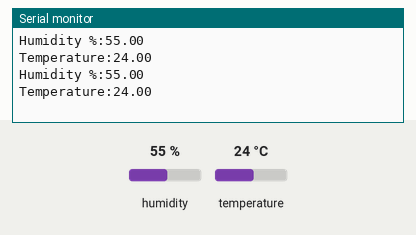
The sketch below on a simulated Arduino Uno, built with avr-gcc and run on an emulated ATmega328P. Shown: the last lines printed to the serial monitor. The inputs (shaded band) are chosen by the test bench; at power-on: humidity 55 %, temperature 24 °C.

Above: at 2.8 s.
2.9 s: humidity set to 22 %
At 5.3 s:
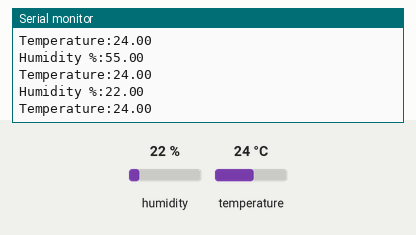
5.6 s: temperature set to 12 °C
At 6.5 s:
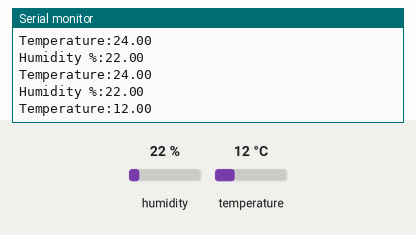
8.3 s: humidity set to 40 %
At 11.3 s:
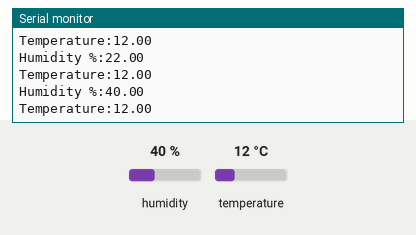
Timing chart, 0 to 12.8 s (numbered marks = the images above; inputs shaded):
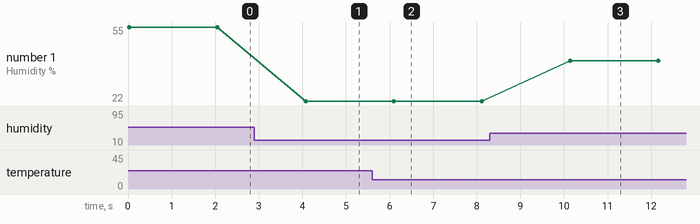

The sketch:

DHT11_Read.ino
```cpp
#include <dht11.h>
dht11 DHT11;
byte dataPin = 2;
float h = 0.0;
float t = 0.0;
void setup(){
  Serial.begin(9600);
}
void loop(){
  int dataIn = DHT11.read(dataPin);
    if(dataIn == 0){
      h = DHT11.humidity;
      t = DHT11.temperature;
      Serial.print("Humidity %:");
      Serial.println(h);
      Serial.print("Temperature:");
      Serial.println(t);
    }
   delay(2000);
}
```

Measured:
- after the input at 2.9 s, the serial monitor: prints a new line after 1.2 s (image 1)
- after the input at 5.6 s, the serial monitor: prints a new line after 0.51 s (image 2)
- after the input at 8.3 s, the serial monitor: prints a new line after 1.8 s (image 3)
- plotted number 1: 55 → 22 after the input at 2.9 s, 22 → 40 after the input at 8.3 s
